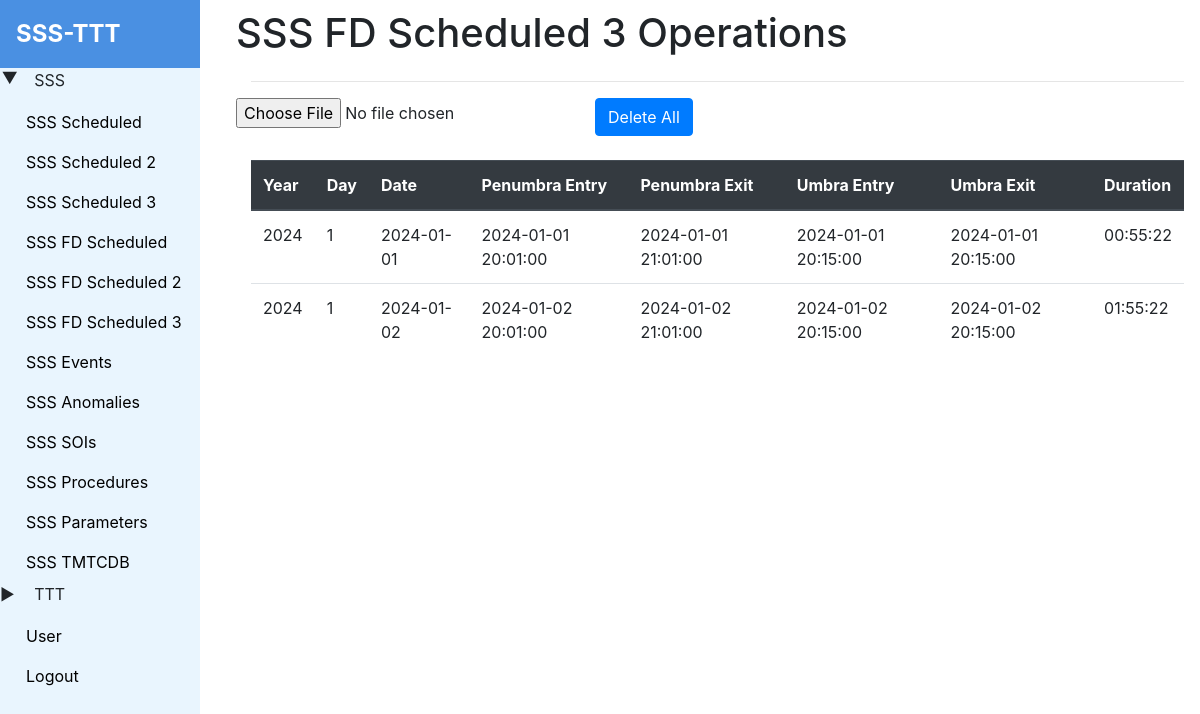
/fd_schedules_3 (signed in), run on the app's committed database.
### tables this page shows
CREATE TABLE 't_fd_schedule_3' (
        id INTEGER PRIMARY KEY AUTOINCREMENT,
        year INTEGER NOT NULL,
        day INTEGER NOT NULL,
        date DATE NOT NULL,
        penumbra_entry DATETIME NOT NULL,
        penumbra_exit DATETIME NOT NULL,
        umbra_entry DATETIME NOT NULL,
        umbra_exit DATETIME NOT NULL,
        duration VARCHAR(1000) NOT NULL
    );

### app.py (the view)
@app.route('/fd_schedules_3', methods=['GET'])
@check_login
def get_fd_schedules_3():
    t_fd_schedule_3 = filter_data('t_fd_schedule_3')
    print(t_fd_schedule_3)
    return render_template('fd_schedule_3/fd_schedule.html',
                           fd_schedules = t_fd_schedule_3,
                           menuVal = 'submenu1',
                           is_admin = session.get('user')
                        )

### app.py (called while the page is built)
def check_login(f):
    @wraps(f)
    def decorated_function(*args, **kwargs):
        if session.get('user') is None:
            return redirect(url_for('login'))
        return f(*args, **kwargs)
    return decorated_function

### db_helper.py (called while the page is built, shortened)
def filter_data(table_name: str, **kwargs):
    cursor = conn.cursor()
    query = f"SELECT * FROM {table_name}"
    conditions = []
    if conditions:
        query += " WHERE " + " AND ".join(conditions)
    cursor.execute(query)
    return cursor.fetchall()

### templates/fd_schedule_3/fd_schedule.html (shortened to what this page needs)
{% extends 'base.html' %}
{% block content %}
    <div class="schedule-main">
        <div class="row">
            <h1> SSS FD Scheduled 3 Operations</h1>
        </div>
        <hr>
        <div class="row">
            <div clas="col-md-1">
            {% if is_admin %}
                <form method="post" action="/api/fd_schedule_3/upload" enctype="multipart/form-data">
                    <input type="file" name="file" onchange="this.form.submit()">
                </form>
            {% endif %}
            </div>
            {% if is_admin %}
            <div class="col-md-2">
                <form method="get" action="/api/delete/all/51">
                    <button type="submit" class="btn btn-primary">Delete All</button>
                </form>
            </div>
            {% endif %}
        </div>
        <br>
        <table class="table">
            <thead class="thead-dark">
                <tr>
                    <th>Year</th>
                    <th>Day</th>
                    <th>Date</th>
                    <th>Penumbra Entry</th>
                    <th>Penumbra Exit</th>
                    <th>Umbra Entry</th>
                    <th>Umbra Exit</th>
                    <th>Duration</th>
                </tr>
            </thead>
            <tbody>
                {% for row in fd_schedules %}
                <tr>
                    <td>{{ row[1] }}</td>
                    <td>{{ row[2] }}</td>
                    <td>{{ row[3] }}</td>
                    <td>{{ row[4] }}</td>
                    <td>{{ row[5] }}</td>
                    <td>{{ row[6] }}</td>
                    <td>{{ row[7] }}</td>
                    <td>{{ row[8] }}</td>
                </tr>
                {% endfor %}
            </tbody>
        </table>
    </div>
{% endblock %}

### static/css/style.css (style rules this page uses)
.schedule-main { margin-top: 8px; margin-left: 35px; }

### data on the page
t_fd_schedule_3: year "2024", day "1", date "2024-01-01", penumbra_entry "2024-01-01 20:01:00", penumbra_exit "2024-01-01 21:01:00", umbra_entry "2024-01-01 20:15:00", umbra_exit "2024-01-01 20:15:00", duration "00:55:22"
t_fd_schedule_3: year "2024", day "1", date "2024-01-02", penumbra_entry "2024-01-02 20:01:00", penumbra_exit "2024-01-02 21:01:00", umbra_entry "2024-01-02 20:15:00", umbra_exit "2024-01-02 20:15:00", duration "01:55:22"
